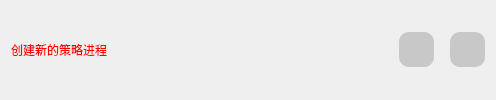
       <widget class="QFrame" name="frame_2">
        <property name="minimumSize">
         <size>
          <width>0</width>
          <height>40</height>
         </size>
        </property>
        <property name="styleSheet">
         <string notr="true">QFrame {
	border: none;
	
	border-radius: 20px;
}

</string>
        </property>
        <property name="frameShape">
         <enum>QFrame::StyledPanel</enum>
        </property>
        <property name="frameShadow">
         <enum>QFrame::Raised</enum>
        </property>
        <layout class="QHBoxLayout" name="horizontalLayout_2">
         <property name="topMargin">
          <number>5</number>
         </property>
         <property name="bottomMargin">
          <number>5</number>
         </property>
         <item>
          <widget class="QLabel" name="label_tital_6">
           <property name="minimumSize">
            <size>
             <width>0</width>
             <height>50</height>
            </size>
           </property>
           <property name="maximumSize">
            <size>
             <width>16777215</width>
             <height>50</height>
            </size>
           </property>
           <property name="styleSheet">
            <string notr="true">font: 700 20pt &quot;等线&quot;;
color: rgb(255, 0, 0);
border: none;</string>
           </property>
           <property name="text">
            <string>创建新的策略进程</string>
           </property>
          </widget>
         </item>
         <item>
          <spacer name="horizontalSpacer_2">
           <property name="orientation">
            <enum>Qt::Horizontal</enum>
           </property>
           <property name="sizeHint" stdset="0">
            <size>
             <width>40</width>
             <height>20</height>
            </size>
           </property>
          </spacer>
         </item>
         <item>
          <widget class="QLabel" name="label_info">
           <property name="sizePolicy">
            <sizepolicy hsizetype="Expanding" vsizetype="Preferred">
             <horstretch>0</horstretch>
             <verstretch>0</verstretch>
            </sizepolicy>
           </property>
           <property name="minimumSize">
            <size>
             <width>200</width>
             <height>0</height>
            </size>
           </property>
           <property name="styleSheet">
            <string notr="true">font: 700 16pt &quot;等线&quot;;
color: rgb(0, 255, 0);
border: none;</string>
           </property>
           <property name="text">
            <string/>
           </property>
          </widget>
         </item>
         <item>
          <spacer name="horizontalSpacer_3">
           <property name="orientation">
            <enum>Qt::Horizontal</enum>
           </property>
           <property name="sizeHint" stdset="0">
            <size>
             <width>40</width>
             <height>20</height>
            </size>
           </property>
          </spacer>
         </item>
         <item>
          <widget class="QPushButton" name="Btn_min_window">
           <property name="minimumSize">
            <size>
             <width>35</width>
             <height>35</height>
            </size>
           </property>
           <property name="maximumSize">
            <size>
             <width>35</width>
             <height>35</height>
            </size>
           </property>
           <property name="styleSheet">
            <string notr="true">QPushButton {
	border: none;
	border-radius: 10px;
	background-color: rgb(200, 200, 200);
	text-align: center;
}

QPushButton:hover {
	border: 2px solid rgb(255, 85, 0);
}

QPushButton:pressed {
	background-color: rgb(121, 121, 121)
}</string>
           </property>
           <property name="text">
            <string/>
           </property>
           <property name="icon">
            <iconset resource="../resource.qrc">
             <normaloff>:/图标/icons/缩小.svg</normaloff>:/图标/icons/缩小.svg</iconset>
           </property>
           <property name="iconSize">
            <size>
             <width>25</width>
             <height>25</height>
            </size>
           </property>
          </widget>
         </item>
         <item>
          <spacer name="horizontalSpacer">
           <property name="orientation">
            <enum>Qt::Horizontal</enum>
           </property>
           <property name="sizeType">
            <enum>QSizePolicy::Fixed</enum>
           </property>
           <property name="sizeHint" stdset="0">
            <size>
             <width>10</width>
             <height>20</height>
            </size>
           </property>
          </spacer>
         </item>
         <item>
          <widget class="QPushButton" name="Btn_close_window">
           <property name="minimumSize">
            <size>
             <width>35</width>
             <height>35</height>
            </size>
           </property>
           <property name="maximumSize">
            <size>
             <width>35</width>
             <height>35</height>
            </size>
           </property>
           <property name="styleSheet">
            <string notr="true">QPushButton {
	border: none;
	border-radius: 10px;
	background-color: rgb(200, 200, 200);
	text-align: center;
}

QPushButton:hover {
	border: 2px solid rgb(255, 85, 0);
}

QPushButton:pressed {
	background-color: rgb(121, 121, 121)
}</string>
           </property>
           <property name="text">
            <string/>
           </property>
           <property name="icon">
            <iconset resource="../resource.qrc">
             <normaloff>:/图标/icons/关闭 (1).svg</normaloff>:/图标/icons/关闭 (1).svg</iconset>
           </property>
           <property name="iconSize">
            <size>
             <width>35</width>
             <height>35</height>
            </size>
           </property>
          </widget>
         </item>
        </layout>
       </widget>
